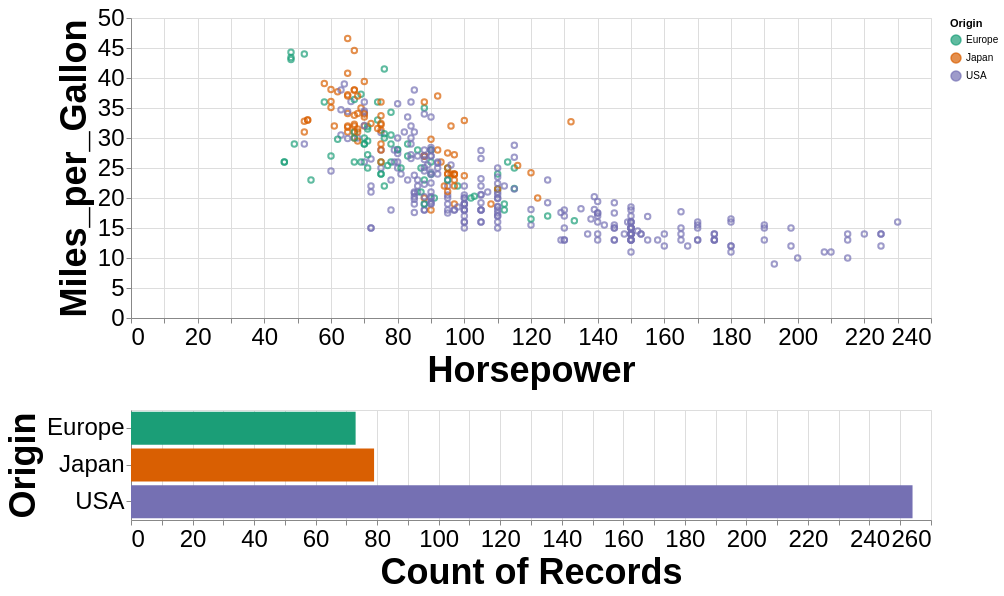

Express this chart as Vega-Lite.
### Vega-Lite specification from a JSON file in a GitHub repository (floating-point values rounded to 4 significant figures; data arrays with more than 128 entries replaced by an {"elided": "..."} marker saying what was removed)
{"config": {"view": {"width": 400, "height": 300}, "mark": {"tooltip": null}, "axis": {"labelFontSize": 24, "titleFontSize": 36}}, "vconcat": [{"mark": "point", "encoding": {"color": {"condition": {"type": "nominal", "field": "Origin", "scale": {"scheme": "dark2"}, "selection": "selector001"}, "value": "lightgray"}, "x": {"type": "quantitative", "field": "Horsepower"}, "y": {"type": "quantitative", "field": "Miles_per_Gallon"}}, "height": 300, "selection": {"selector001": {"type": "interval"}}, "width": 800}, {"mark": "bar", "encoding": {"color": {"type": "nominal", "field": "Origin"}, "x": {"type": "quantitative", "aggregate": "count", "field": "Origin"}, "y": {"type": "nominal", "field": "Origin"}}, "height": 110, "transform": [{"filter": {"selection": "selector001"}}], "width": 800}], "data": {"name": "data-f02450ab61490a1363517a0190416235"}, "$schema": "https://vega.github.io/schema/vega-lite/v5.json", "datasets": {"data-f02450ab61490a1363517a0190416235": {"elided": "406 records"}}}
